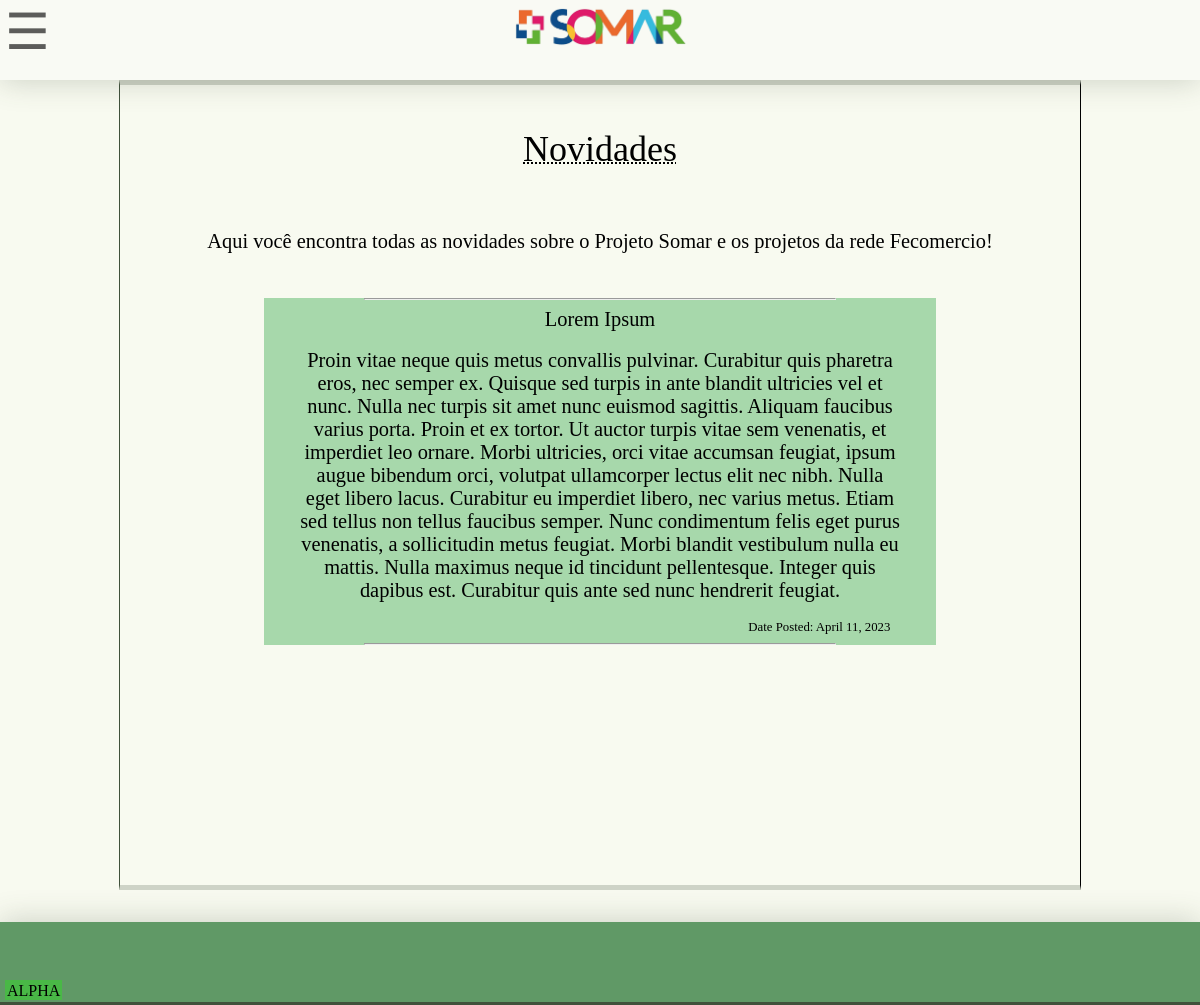
The page /news/ on the database as committed earlier.
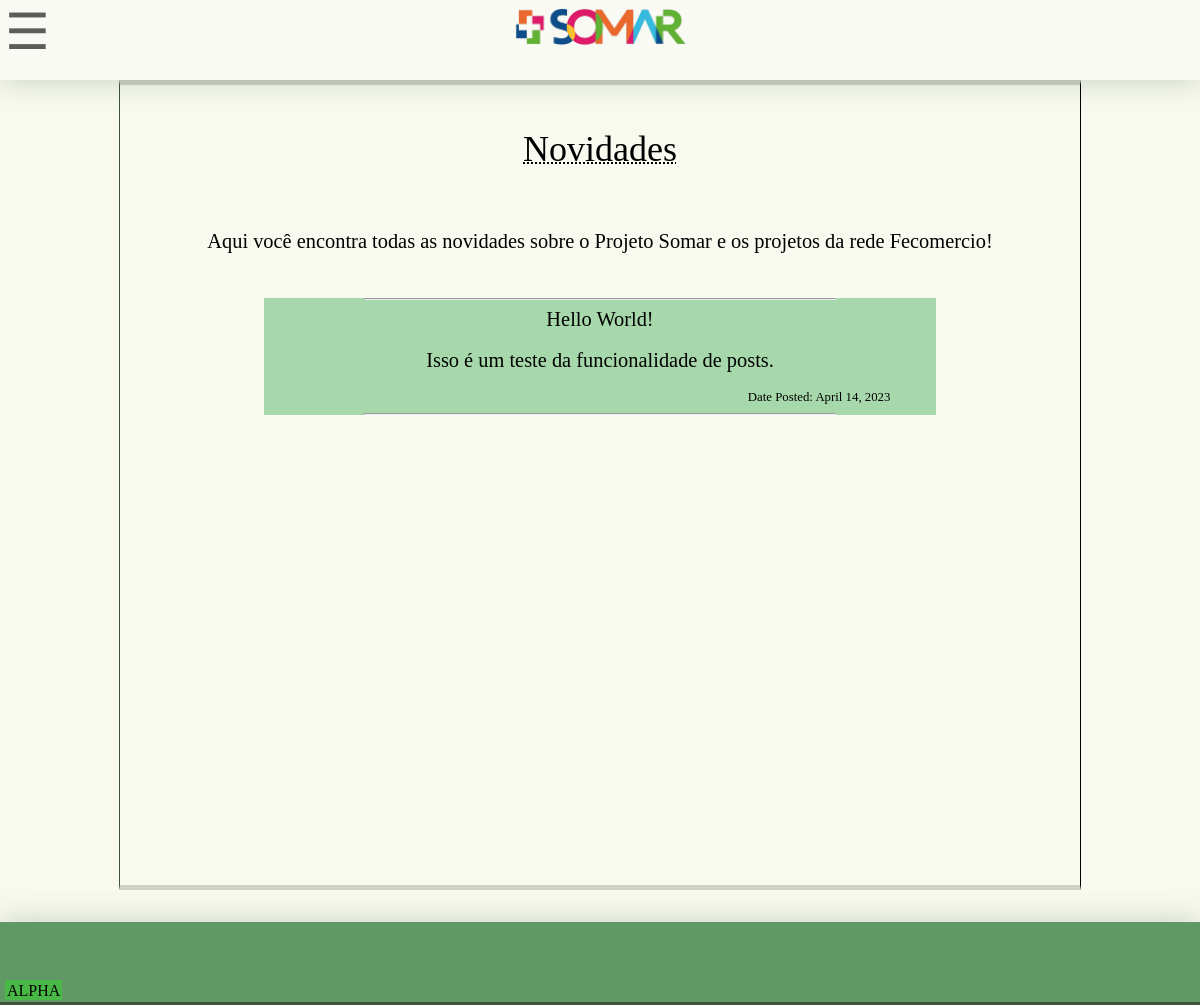
The same page on the database as committed later.
### alexandria_site/models.py (models this page shows, shortened)
class Post(models.Model):
    title = models.CharField("Titulo", max_length=60)
    slug = models.SlugField("Slug", max_length=20)
    content = models.TextField("Conteúdo do Post")
    images = models.ImageField("Imagem", blank=True)
    date_posted = models.DateField("Data de Criação", auto_now_add=True)
    date_edited = models.DateField("Data da Ultima Edição", auto_now=True)

### alexandria_site/views.py (the view)
# urls.py: path("news/", views.news, name='news'),
def news(request):
    posts = reversed(models.Post.objects.all())
    return render(request, 'alexandria_site/news.html', {
        "posts": posts,
        "bgimg": "background-color: var(--lighter);"
    })

### alexandria_site/templates/alexandria_site/news.html
{% extends 'alexandria_site/layout.html' %}
{% block content  %}
<div class="news center">
    <div class="content-section" id="newsAbout">
        <p class="title center"> Novidades </p><br><br>
        <p class="text center"> Aqui você encontra todas as novidades sobre o Projeto Somar e os projetos da rede Fecomercio!</p>
        <br>
    </div>
    <div class="content-section" id="newsPosts">
        {% for post in posts %}
        <div onclick="location.href='#'" id="post"  class="post center">
            <hr style="width: 70%;">
            <div style="max-width: 50vw; margin: 0 auto;">
                <p id="title" class="center">{{post.title}}</p>
                <br>
                <p id="post-content" class="center">{{post.content}}</p>
                <br>
                <p id="date"> Date Posted: {{post.date_posted}}&#160 &#160</p>
            </div>
            <hr style="width: 70%;">
        </div>
        {% endfor %}
    </div>
</div>
{% endblock content  %}

Rows that differ between the two databases and show on the page:
removed Post: title "Lorem Ipsum", content "Proin vitae neque quis metus convallis pulvinar. Curabitur quis pharetra eros, nec semper ex. Quisque sed turpis in ante blandit ultricies vel et nunc. Nulla nec turpis sit amet nunc euismod sagittis. Aliquam faucibus varius porta. Proin et ex tortor. Ut auctor turpis vitae sem venenatis, et imperdiet leo ornare. Morbi ultricies, orci vitae accumsan feugiat, ipsum augue bibendum orci, volutpat ullamcorper lectus elit nec nibh. Nulla eget libero lacus. Curabitur eu imperdiet libero, nec varius metus. Etiam sed tellus non tellus faucibus semper. Nunc condimentum felis eget purus venenatis, a sollicitudin metus feugiat. Morbi blandit vestibulum nulla eu mattis. Nulla maximus neque id tincidunt…", date_posted "April 11, 2023"
added Post: title "Hello World!", content "Isso é um teste da funcionalidade de posts.", date_posted "April 14, 2023"
